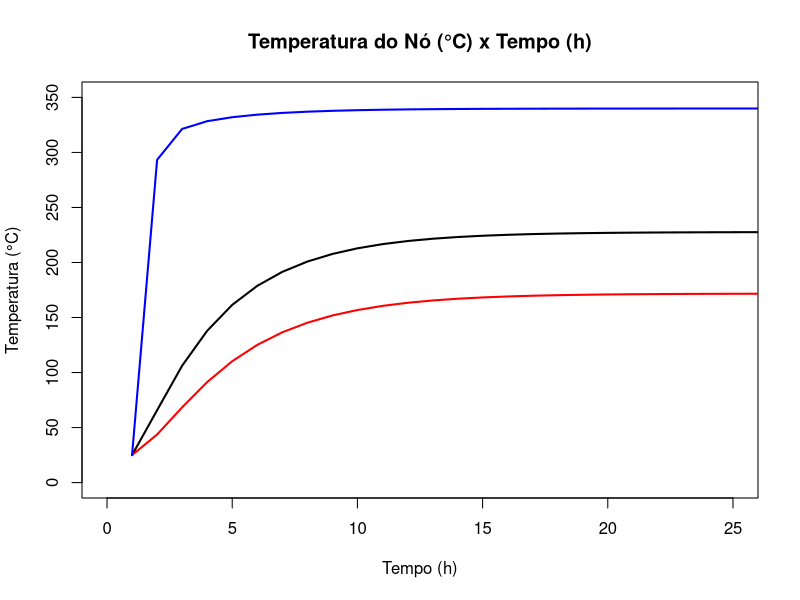

Write the R code that produced this figure.
rm(list = ls())
# dev.off()

# Parametros do metodo numerico
NX <- 8 # quantidade de pontos da malha no sentido horizontal
NY <- 4 # quantidade de pontos da malha no sentido vertical

# Parametros do problema
k <- 0.85 # Condutividade térmica do duto (W/mK)
alpha <- 5.51e-7 # Difusividade térmica do duto (m²/s)
T_initial <- 25 # Temperatura inicial uniforme (°C)
Te <- 25 # Temperatura externa (°C)
Ti <- 350 # Temperatura do fluido interno (°C)
hi <- 100 # Coeficiente de transferência de calor interno (W/m²K)
he <- 5 # Coeficiente de transferência de calor externo (W/m²K)

lxEx <- 300 # mm : comprimento horizontal exterior (metade)
lxIn <- 150 # mm : comprimento horizontal interior (metade)
ly <- 150 # mm : comprimento vertical (espessura do duto)

# variacoers de distancia dx e dy (mm)
dx <- lxEx / (NX - 1)
dy <- ly / (NY - 1)

# variacao no tempo (s) (usamos 3600s = 1h)
dt <- 3600

# funcao que limita a diagonal onde ha simetria no problema
limiteDiagonal <- function(y) {
  return(y + lxIn)
}


# matriz de com as coordenadas dos pontos da malha (o canto inferior esquerdo esta na origem)
pontos <- list()

# coordenadas dos pontos a serem armazenadas
x <- 0
y <- 0

# preenchendo a matriz de pontos
# i sao as "linhas" de pontos e j as "colunas" (graficamente falando)
for (i in 1:NY) {
  pontos[[i]] <- matrix(c(x, y), nrow = 1, ncol = 2)
  for (j in 2:NX) {
    if (x <= limiteDiagonal(y)) {
      x <- x + dx
      pontos[[i]] <- rbind(pontos[[i]], matrix(c(x, y), nrow = 1, ncol = 2))
    } else {
      break()
    }
  }
  # par(new=T)
  # plot(pontos[[i]], pch = "+", xlim = c(0,lxEx+10), ylim = c(0, ly+10))
  x <- 0
  y <- y + dy
}

# funcao que recebe as coordenadas i e j e retorna o numero da malha
numeroMalha <- function(i, j) {
  n <- j
  for (I in (i - 1):1) {
    if (I == 0) break
    n <- n + (dim(pontos[[I]])[1])
  }

  return(n)
}

# numero total de pontos na malha
tam <- numeroMalha(NY, NX)

# matriz que representa os coeficientes do sistema linear
A <- matrix(0, ncol = tam, nrow = tam)

# matriz coluna (vetor vertical) que representa os termos independentes
b <- rep(0, tam)

# calculo do numero de fourier
fo <- alpha * dt / ((dx * 10^-3)^2)

# calculo do numero de biot para conveccao com o fluido externo
bi_e <- he * (dx * 10^-3) / k

# calculo do numero de biot para conveccao com o fluido interno
bi_i <- hi * (dx * 10^-3) / k

# lista de soluções a cada instante dt
solutionsList <- list()
solutionsList[[1]] <- rep(T_initial, tam) # inicializa o primeiro tempo com a temp inicial

# valor de maximo de p para parar. sigfinica que vai rodar para max_p horas
max_p <- 100

for (p in 1:max_p) {
  # puxa as temperaturas anteriores
  previousTemp <- solutionsList[[p]]

  # loop que identifica o tipo de malha para aplicar a equacao correta
  for (i in 1:NY) {
    tamLinha <- dim(pontos[[i]])[1]
    for (j in 1:tamLinha) {
      # Cálculo do índice correspondente ao ponto atual
      index <- numeroMalha(i, j)

      # ponto da malha em conveccao com o fluido externo
      if ((i == length(pontos)) && (j != 1) && (j != dim(pontos[[i]])[1])) {
        A[index, index] <- 1 + 2 * fo * (2 + bi_e) # no atual
        A[index, numeroMalha(i, (j - 1))] <- -fo # no oeste
        A[index, numeroMalha(i, (j + 1))] <- -fo # no leste
        A[index, numeroMalha((i - 1), j)] <- -2 * fo # no sul

        b[index] <- previousTemp[index] + 2 * bi_e * fo * Te

        # par(new=T)
        # plot(pontos[[i]][j,1], pontos[[i]][j,2], pch = "•", xlim = c(0,lxEx+10), ylim = c(0, ly+10), col = "red",
        #     xlab = " ", ylab = " ")
      }

      # ponto da malha em conveccao com o fluido interno
      else if ((i == 1) && (j != 1) && (j != dim(pontos[[i]])[1])) {
        A[index, index] <- 1 + 2 * fo * (2 + bi_i) # no atual
        A[index, numeroMalha(i, (j - 1))] <- -fo # no oeste
        A[index, numeroMalha(i, (j + 1))] <- -fo # no leste
        A[index, numeroMalha((i + 1), j)] <- -2 * fo # no norte

        b[index] <- previousTemp[index] + 2 * bi_i * fo * Ti

        # par(new=T)
        # plot(pontos[[i]][j,1], pontos[[i]][j,2], pch = "•", xlim = c(0,lxEx+10), ylim = c(0, ly+10), col = "blue",
        #     xlab = " ", ylab = " ")
      }

      # ponto da malha em simetria (à esquerda)
      else if ((j == 1) && (i != 1) && (i != NY)) {
        A[index, index] <- 1 + 4 * fo # no atual
        A[index, numeroMalha(i, (j + 1))] <- -2 * fo # no leste
        A[index, numeroMalha((i + 1), j)] <- -fo # no norte
        A[index, numeroMalha((i - 1), j)] <- -fo # no sul

        b[index] <- previousTemp[index]

        # par(new=T)
        # plot(pontos[[i]][j,1], pontos[[i]][j,2], pch = "•", xlim = c(0,lxEx+10), ylim = c(0, ly+10), col = "green",
        #     xlab = " ", ylab = " ")
      }

      # ponto da malha em simetria (à direita)
      else if ((j == dim(pontos[[i]])[1]) && (i != 1) && (i != NY)) {
        A[index, index] <- 1 + 4 * fo # no atual
        A[index, numeroMalha(i, (j - 1))] <- -2 * fo # no oeste
        A[index, numeroMalha((i + 1), j)] <- -2 * fo # no norte

        b[index] <- previousTemp[index]

        # par(new=T)
        # plot(pontos[[i]][j,1], pontos[[i]][j,2], pch = "•", xlim = c(0,lxEx+10), ylim = c(0, ly+10), col = "green",
        #     xlab = " ", ylab = " ")
      }

      # ponto da malha em simetria na quina superior esquerda
      else if ((j == 1) && (i == NY)) {
        # mesma coisa de convecção externa, com ajuste no oeste
        A[index, index] <- 1 + 2 * fo * (2 + bi_e) # no atual
        # A[index, numeroMalha(i, (j-1))] <- -fo #no oeste
        A[index, numeroMalha(i, (j + 1))] <- -2 * fo # no leste
        A[index, numeroMalha((i - 1), j)] <- -2 * fo # no sul

        b[index] <- previousTemp[index] + 2 * bi_e * fo * Te
      }

      # ponto da malha em simetria na quina inferior esquerda
      else if ((j == 1) && (i == 1)) {
        # mesma coisa de convecção interna, com ajuste no oeste
        A[index, index] <- 1 + 2 * fo * (2 + bi_i) # no atual
        # A[index, numeroMalha(i, (j-1))] <- -fo #no oeste
        A[index, numeroMalha(i, (j + 1))] <- -2 * fo # no leste
        A[index, numeroMalha((i + 1), j)] <- -2 * fo # no norte

        b[index] <- previousTemp[index] + 2 * bi_i * fo * Ti
      }

      # ponto da malha em simetria na quina superior direita
      else if ((j == dim(pontos[[i]])[1]) && (i == NY)) {
        A[index, index] <- 1 + 4 * fo * (1 + bi_e) # no atual
        A[index, numeroMalha(i, (j - 1))] <- -4 * fo # no oeste

        b[index] <- previousTemp[index] + 4 * bi_e * fo * Te
      }

      # ponto da malha em simetria na quina inferior direita
      else if ((j == dim(pontos[[i]])[1]) && (i == 1)) {
        A[index, index] <- 1 + 4 * fo * (1 + (1/3) * bi_i) # no atual
        A[index, numeroMalha(i, (j - 1))] <- -(4/3) * fo # no oeste
        A[index, numeroMalha((i + 1), j)] <- -(8/3) * fo # no norte

        b[index] <- previousTemp[index] + (4/3) * bi_i * fo * Ti
      }

      # ponto da malha interno
      else {
        A[index, index] <- 1 + 4 * fo # no atual
        A[index, numeroMalha(i, (j + 1))] <- -fo # no oeste
        A[index, numeroMalha(i, (j - 1))] <- -fo # no leste
        A[index, numeroMalha((i + 1), j)] <- -fo # no norte
        A[index, numeroMalha((i - 1), j)] <- -fo # no sul

        b[index] <- previousTemp[index]

        # par(new=T)
        # plot(pontos[[i]][j,1], pontos[[i]][j,2], pch = "•", xlim = c(0,lxEx+10), ylim = c(0, ly+10),
        #     xlab = " ", ylab = " ")
      }
    }
  }

  # salva as novas temperaturas calculadas, para usar no proximo loop
  solutionsList[[p + 1]] <- solve(A) %*% b
}

# extrai a evolução de temperatura de um nó interno
# exemplo: nó numero 15, interno
node15temps <- c()
node23temps <- c()
node2temps <- c()

for (p in 1:max_p) {
  currentSolution <- solutionsList[[p]]
  node15temps <- append(node15temps, currentSolution[15])
  node23temps <- append(node23temps, currentSolution[23])
  node2temps <- append(node2temps, currentSolution[2])
}

plot(
  NULL,
  main = "Temperatura do Nó (°C) x Tempo (h)",
  xlab = "Tempo (h)",
  ylab = "Temperatura (°C)",
  xlim = c(0, max_p/4),
  ylim = c(0, Ti)
)

lines(node15temps, lwd = 2, col = "black")
lines(node23temps, lwd = 2, col = "red")
lines(node2temps, lwd = 2, col = "blue")

# formata o resultado final em tabelas
library(flextable)

Nodes <- 1:tam
T_1h <- solutionsList[[1]]
T_5h <- solutionsList[[5]]
T_10h <- solutionsList[[10]]
T_20h <- solutionsList[[20]]
T_50h <- solutionsList[[50]]
T_100h <- solutionsList[[100]]

T_1h <- format(round(T_1h, 2), nsmall = 2)
T_5h <- format(round(T_5h, 2), nsmall = 2)
T_10h <- format(round(T_10h, 2), nsmall = 2)
T_20h <- format(round(T_20h, 2), nsmall = 2)
T_50h <- format(round(T_50h, 2), nsmall = 2)
T_100h <- format(round(T_100h, 2), nsmall = 2)

df <- data.frame(Nodes, T_1h, T_5h, T_10h, T_20h, T_50h, T_100h)
ft <- flextable(df)
ft <- add_header_row(
  x = ft, values = c("Malha", "Temperatura (°C)"),
  colwidths = c(1, 6))
ft <- align(ft, align = "center", part = "all")
ft <- set_header_labels(ft, Nodes = "", 
                        T_1h = "0h", T_5h = "5h", T_10h = "10h", T_20h = "20h",
                        T_50h = "50h", T_100h = "100h")

expected <- c(339.26, 184.26, 198.02, 110.65, 227.9)
observed <- c(324.8, 170.2, 182.4, 97.5, 230.9)

error <- 100 * (observed - expected) / expected
